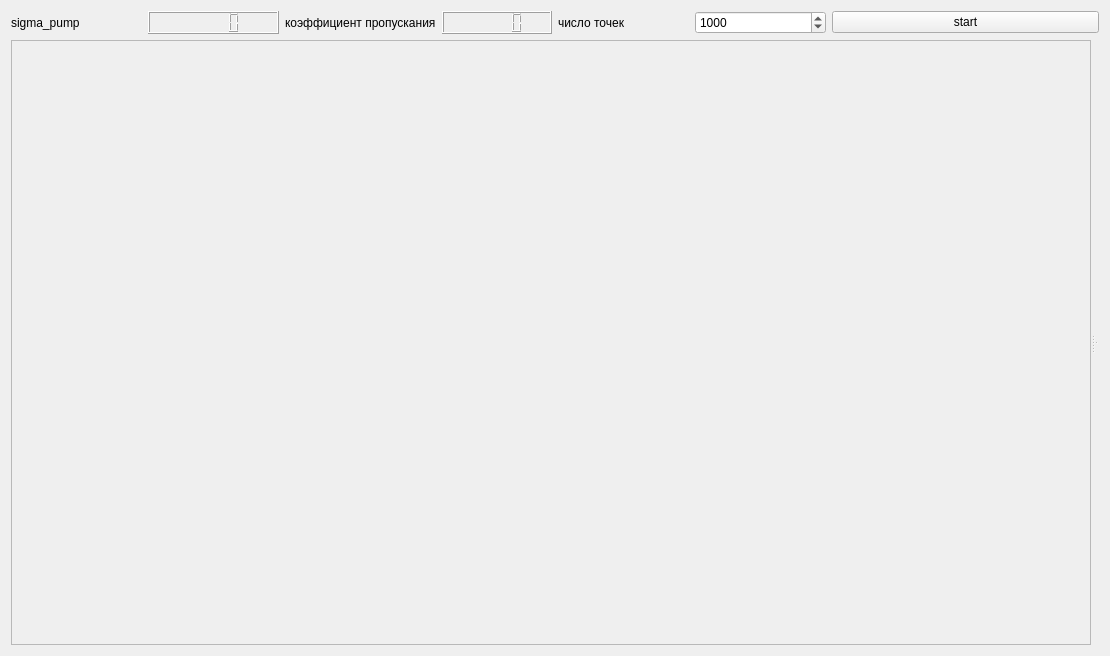
<?xml version="1.0" encoding="UTF-8"?>
<ui version="4.0">
 <class>Widget</class>
 <widget class="QWidget" name="Widget">
  <property name="geometry">
   <rect>
    <x>0</x>
    <y>0</y>
    <width>1110</width>
    <height>656</height>
   </rect>
  </property>
  <property name="windowTitle">
   <string>Widget</string>
  </property>
  <layout class="QGridLayout" name="gridLayout">
   <item row="0" column="0">
    <layout class="QHBoxLayout" name="horizontalLayout_8">
     <item>
      <layout class="QHBoxLayout" name="horizontalLayout">
       <item>
        <widget class="QLabel" name="label">
         <property name="text">
          <string>sigma_pump</string>
         </property>
        </widget>
       </item>
       <item>
        <widget class="QLCDNumber" name="lcdNumberSigmaPump"/>
       </item>
      </layout>
     </item>
     <item>
      <layout class="QHBoxLayout" name="horizontalLayout_2">
       <item>
        <widget class="QLabel" name="label_2">
         <property name="text">
          <string>коэффициент пропускания</string>
         </property>
        </widget>
       </item>
       <item>
        <widget class="QLCDNumber" name="lcdNumberTHo"/>
       </item>
      </layout>
     </item>
     <item>
      <layout class="QHBoxLayout" name="horizontalLayout_6">
       <item>
        <widget class="QLabel" name="label_5">
         <property name="text">
          <string>число точек</string>
         </property>
        </widget>
       </item>
       <item>
        <widget class="QSpinBox" name="spinBoxNDots">
         <property name="maximum">
          <number>99999</number>
         </property>
         <property name="value">
          <number>1000</number>
         </property>
        </widget>
       </item>
      </layout>
     </item>
     <item>
      <layout class="QHBoxLayout" name="horizontalLayout_3">
       <item>
        <widget class="QPushButton" name="pushButtonStart">
         <property name="text">
          <string>start</string>
         </property>
        </widget>
       </item>
      </layout>
     </item>
    </layout>
   </item>
   <item row="1" column="0">
    <widget class="QSplitter" name="splitter_2">
     <property name="orientation">
      <enum>Qt::Horizontal</enum>
     </property>
     <property name="handleWidth">
      <number>4</number>
     </property>
     <widget class="QScrollArea" name="scrollArea">
      <property name="widgetResizable">
       <bool>true</bool>
      </property>
      <widget class="QWidget" name="scrollAreaWidgetContents">
       <property name="geometry">
        <rect>
         <x>0</x>
         <y>0</y>
         <width>1082</width>
         <height>314</height>
        </rect>
       </property>
      </widget>
     </widget>
     <widget class="QSplitter" name="splitter">
      <property name="orientation">
       <enum>Qt::Vertical</enum>
      </property>
      <widget class="grafWidget" name="graf" native="true"/>
      <widget class="grafWidget" name="grafN" native="true"/>
     </widget>
    </widget>
   </item>
  </layout>
 </widget>
 <layoutdefault spacing="6" margin="11"/>
 <customwidgets>
  <customwidget>
   <class>grafWidget</class>
   <extends>QWidget</extends>
   <header>grafwidget.h</header>
   <container>1</container>
  </customwidget>
 </customwidgets>
 <resources/>
 <connections/>
</ui>
